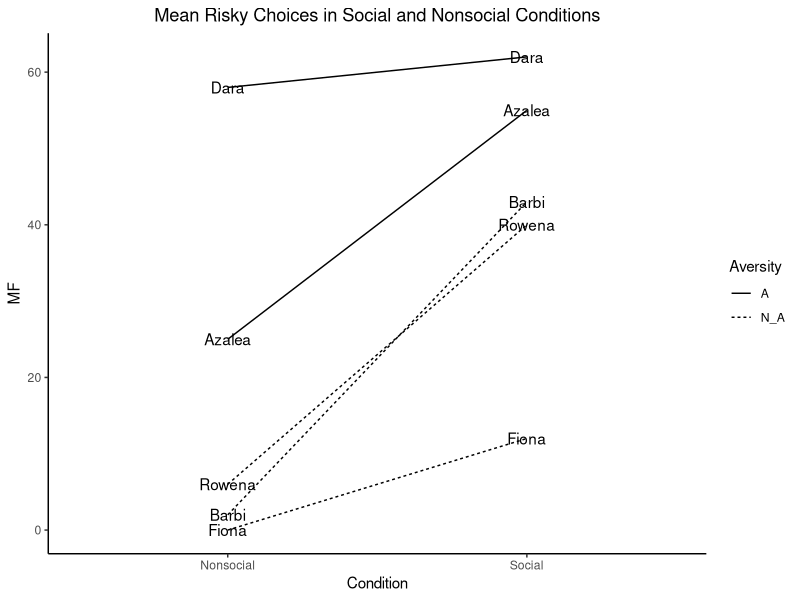
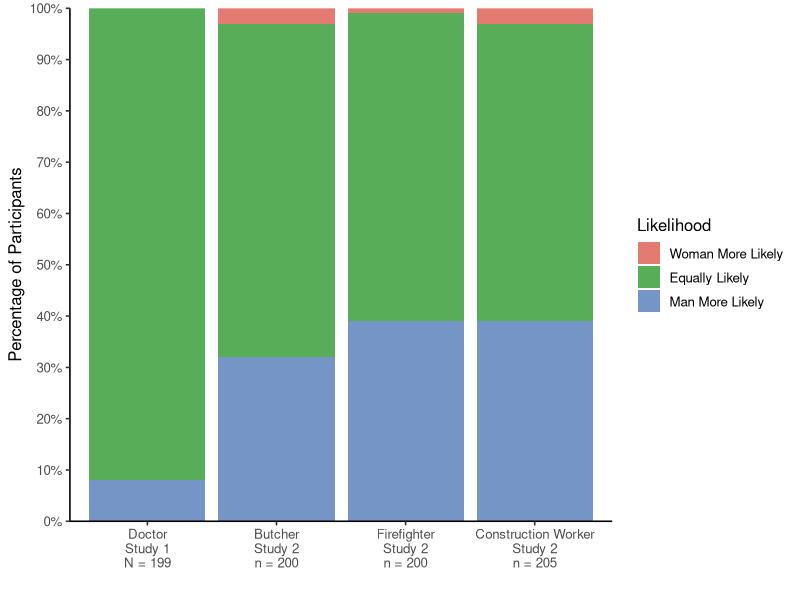
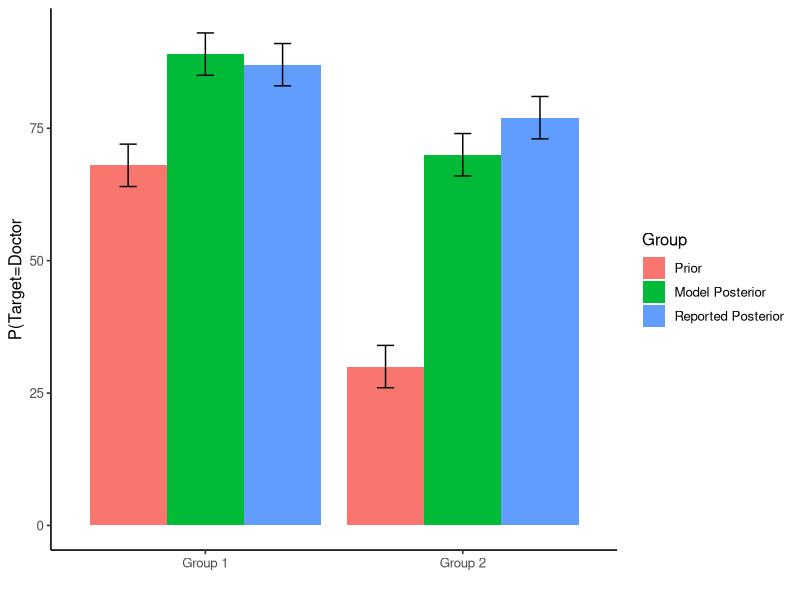

Reproduce these figures in R, in order.
## ---- chunk 1
knitr::opts_chunk$set(echo=TRUE, messages=TRUE, error=TRUE)
## ---- chunk 2
Names <- rep(c("Dara","Azalea","Barbi","Rowena","Fiona"),each=2)
MF <- c(62,58,55,25,43,2,40,6,12,0) 
Condition <- rep(c("Social","Nonsocial"),5)
Aversity <- rep(c("A","N_A"),times=c(4,6))
plot_df<- data.frame(Names, MF, Condition) 

library(ggplot2)
ggplot(plot_df, aes(x=Condition, y=MF, group=Names, 
                    linetype=Aversity))+ 
  geom_line()+
  geom_text(label=Names)+
  ggtitle("Mean Risky Choices in Social and Nonsocial Conditions")+
  theme_classic()+
    theme(plot.title=element_text(hjust=0.5))

## ---- chunk 3
occupation <- rep(as.factor(c("Doctor","Butcher","Firefighter","Construction Worker")),each=3)
occupation <- factor(occupation,levels=occupation[c(1,4,7,10)])
Likelihood <- rep(c("Woman More Likely", "Equally Likely", "Man More Likely"),times=4)
Likelihood <- factor(Likelihood,levels=Likelihood[c(1,2,3)])

means <- c(0,92,8,3,65,32,1,60,39,3,58,39)
means_df <- data.frame(occupation,Likelihood,means)

library(ggplot2)
ggplot(means_df, aes(x=occupation, y=means, group=Likelihood, fill=Likelihood))+
  geom_bar(stat="identity")+
  scale_fill_manual(values=c("#E37B71","#58AD58","#7595C7"))+
  scale_x_discrete(breaks=c("Doctor",
                            "Butcher",
                            "Firefighter",
                            "Construction Worker"),
                  labels=c("Doctor\nStudy 1\nN = 199",
                            "Butcher\nStudy 2\nn = 200",
                            "Firefighter\nStudy 2\nn = 200",
                            "Construction Worker\nStudy 2\nn = 205"))+
  scale_y_continuous(breaks=c(seq(0, 100, 10)),
                     labels=c("0%","10%","20%","30%","40%","50%","60%","70%","80%","90%","100%"),
                     limits=c(0,100),
                     expand = c(0, 0))+
  theme_classic(base_size=12)+
  labs(x=" ", y="Percentage of Participants")

## ---- chunk 4
Group <- rep(c("Prior","Model Posterior","Reported Posterior"),times=2)
Group <- factor(Group, levels=Group[c(1,2,3)])
group2 <- rep(factor(c("Group 1","Group 2")),each=3)
scores <- c(68,89,87,30,70,77)
SE <- rep(4,6)
new_df <- data.frame(Group,group2,scores,SE)

library(ggplot2)
ggplot(new_df, aes(x=group2, y=scores, fill=Group))+
  geom_bar(stat="identity",position="dodge")+
  geom_errorbar(aes(ymin=scores-SE,
                    ymax=scores+SE),
                position=position_dodge(width=0.9),
                width=.2,
                color="black")+
  labs(x=" ",y="P(Target=Doctor")+
  theme_classic(base_size=12)
